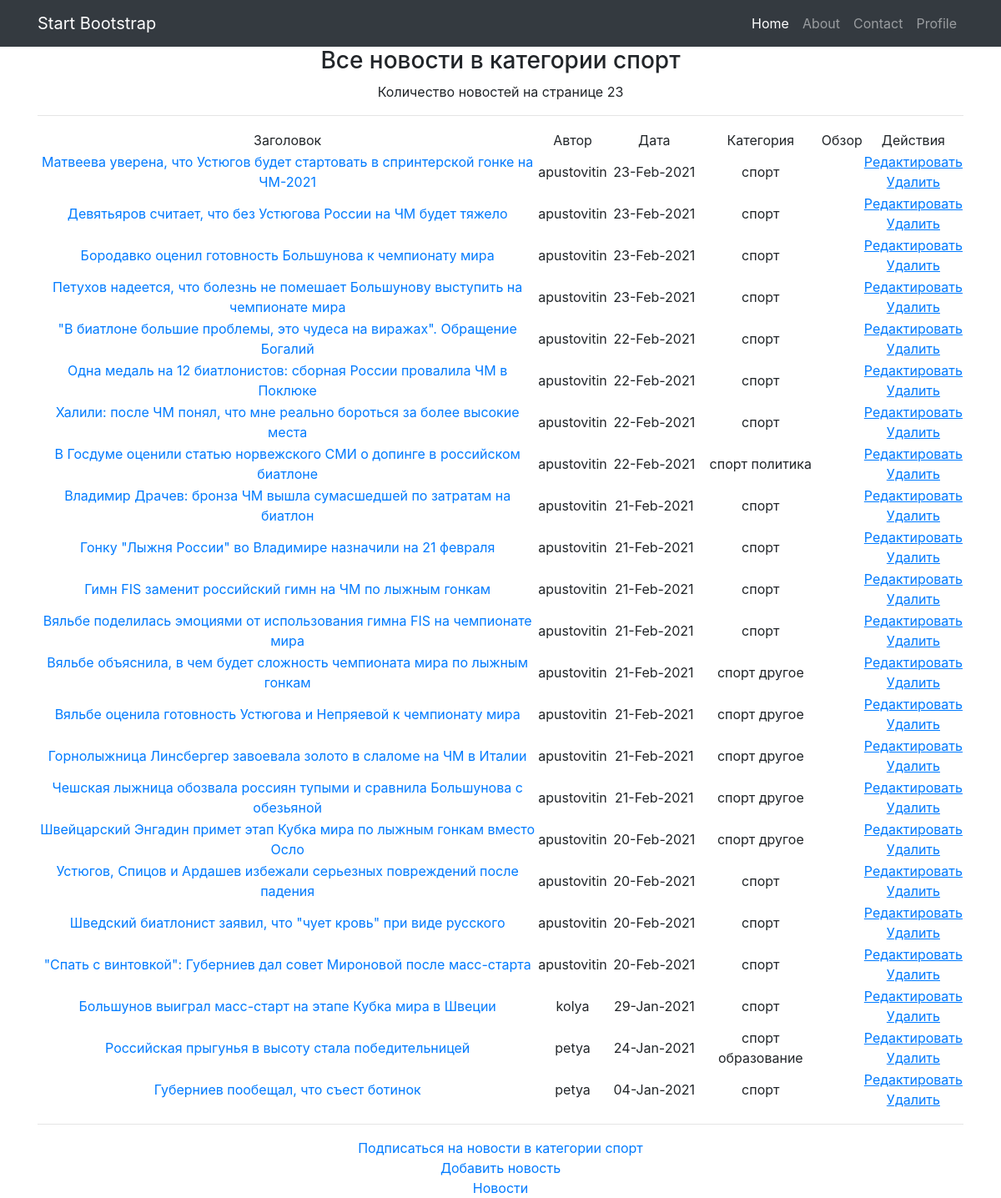
/news/SPT/, run on the app's committed database.
### news/models.py (models this page shows, shortened)
class Post(models.Model):
    article = 'AT'
    news = 'NW'
    TYPES = [(article, 'статья'), (news, 'новость')]
    author = models.ForeignKey('accounts.Author', on_delete=models.CASCADE)
    type = models.CharField(max_length=2, choices=TYPES, default=news)
    creation_datetime = models.DateTimeField(auto_now_add=True)
    category = models.ManyToManyField(Category, through='PostCategory')
    title = models.CharField(max_length=255)
    content = models.TextField()
    rating = models.IntegerField(default=0)
    def get_categories(self):
        categories = []
        for post_category_obj in PostCategory.objects.filter(post=self):
            categories += [post_category_obj.category.get_category_label_list()]
        return categories

### accounts/models.py (models this page shows, shortened)
class Author(models.Model):
    user = models.OneToOneField(User, on_delete=models.CASCADE)
    rating = models.IntegerField(default=0)

### news/views.py (the view)
# urls.py: path('<str:post_category>/', cache_page(60*5)(CategorizedNewsList.as_view()), name='categorized_news'),
class CategorizedNewsList(ListView):
    model = Post
    template_name = 'categorized_news.html'
    def get_context_data(self, **kwargs):
        context = super().get_context_data(**kwargs)
        post_category = self.kwargs.get('post_category')
        category_label_list = Category.objects.get(post_category=post_category).get_category_label_list()
        context['post_category'] = category_label_list[0]
        context['category_label'] = category_label_list[1]
        user = self.request.user
        if user.is_anonymous:
            context['is_subscribtion'] = False
        else:
            context['is_subscribtion'] =\
                CategorySubscribers.objects.filter(category__post_category=post_category, user=user).exists()
        context['categorized_news'] = \
            Post.objects.filter(type='NW', category__post_category=post_category).order_by('-creation_datetime')
        return context

### news/models.py (called while the page is built)
    def get_category_label_list(self):
        for category in self.CATEGORIES:
            if category[0] == self.post_category:
                return category

### news/templatetags/custom_filters.py (called while the page is built)
@register.filter(name='profanity')
def profanity(text):
    pf_filter = ProfanityFilter(languages=['ru', 'en'])
    return pf_filter.censor(text)

### templates/categorized_news.html (shortened to what this page needs)
{% extends 'flatpages/default.html' %}
{% load custom_filters %}
{% block content %}
    <h3>Все новости в категории {{ category_label }}</h3>
    <p1>Количество новостей на странице {{ categorized_news|length }}</p1>
    <hr>
    {% if categorized_news %}
        <table>
            <tr>
                <td>
                    Заголовок
                </td>
                <td>
                    Автор
                </td>
                <td width="10%">
                    Дата
                </td>
                <td>
                    Категория
                </td>
                <td>
                    Обзор
                </td>
                <td>
                    Действия
                </td>
            </tr>
        {% for o_news in categorized_news %}
            <tr>
                <td>
                    <a href="{% url 'one_news' o_news.id %}">{{ o_news.title }}</a>
                </td>
                <td>
                    {{ o_news.author.user }}
                </td>
                <td  width="10%">
                    {{ o_news.creation_datetime|date:'d-M-Y' }}
                </td>
                <td>
                    {% for category_label_list in o_news.get_categories %}
                        {{ category_label_list.1 }}
                    {% endfor %}
                </td>
                <td>
                </td>
                <td>
                    <a href="{% url 'news_update' o_news.id %}"><u>Редактировать</u></a>
                    <br />
                    <a href="{% url 'news_delete' o_news.id %}"><u> Удалить </u></a>
                </td>
            </tr>
        {% endfor %}
        </table>
    <hr>
    {% if is_subscribtion %}
        <a href="{% url 'unsubscribe_category' post_category %}">
            Отписаться от новостей в категории {{ category_label }}
        </a>
        <br>
    {% else %}
        <a href="{% url 'subscribe_category' post_category %}">
            Подписаться на новости в категории {{ category_label }}
        </a>
        <br>
    {% endif %}
    <a href="{% url 'news_add' %}">Добавить новость</a>
    <br>
    <a href="/news/">    Новости</a>
    {% else %}
        <h2>Новостей в категории {{ category_label }} нет!</h2>
    {% endif %}
{% endblock content %}

### data on the page
Post: title "Матвеева уверена, что Устюгов будет стартовать в спринтерской гонке на ЧМ-2021", author.user "apustovitin", creation_datetime "23-Feb-2021", category_label_list "спорт"
Post: title "Девятьяров считает, что без Устюгова России на ЧМ будет тяжело", author.user "apustovitin", creation_datetime "23-Feb-2021", category_label_list "спорт"
Post: title "Бородавко оценил готовность Большунова к чемпионату мира", author.user "apustovitin", creation_datetime "23-Feb-2021", category_label_list "спорт"
Post: title "Петухов надеется, что болезнь не помешает Большунову выступить на чемпионате мира", author.user "apustovitin", creation_datetime "23-Feb-2021", category_label_list "спорт"
Post: title "\"В биатлоне большие проблемы, это чудеса на виражах\". Обращение Богалий", author.user "apustovitin", creation_datetime "22-Feb-2021", category_label_list "спорт"
Post: title "Одна медаль на 12 биатлонистов: сборная России провалила ЧМ в Поклюке", author.user "apustovitin", creation_datetime "22-Feb-2021", category_label_list "спорт"
Post: title "Халили: после ЧМ понял, что мне реально бороться за более высокие места", author.user "apustovitin", creation_datetime "22-Feb-2021", category_label_list "спорт"
Post: title "В Госдуме оценили статью норвежского СМИ о допинге в российском биатлоне", author.user "apustovitin", creation_datetime "22-Feb-2021", category_label_list "спорт" "политика"
Post: title "Владимир Драчев: бронза ЧМ вышла сумасшедшей по затратам на биатлон", author.user "apustovitin", creation_datetime "21-Feb-2021", category_label_list "спорт"
Post: title "Гонку \"Лыжня России\" во Владимире назначили на 21 февраля", author.user "apustovitin", creation_datetime "21-Feb-2021", category_label_list "спорт"
Post: title "Гимн FIS заменит российский гимн на ЧМ по лыжным гонкам", author.user "apustovitin", creation_datetime "21-Feb-2021", category_label_list "спорт"
Post: title "Вяльбе поделилась эмоциями от использования гимна FIS на чемпионате мира", author.user "apustovitin", creation_datetime "21-Feb-2021", category_label_list "спорт"
Post: title "Вяльбе объяснила, в чем будет сложность чемпионата мира по лыжным гонкам", author.user "apustovitin", creation_datetime "21-Feb-2021", category_label_list "спорт" "другое"
Post: title "Вяльбе оценила готовность Устюгова и Непряевой к чемпионату мира", author.user "apustovitin", creation_datetime "21-Feb-2021", category_label_list "спорт" "другое"
Post: title "Горнолыжница Линсбергер завоевала золото в слаломе на ЧМ в Италии", author.user "apustovitin", creation_datetime "21-Feb-2021", category_label_list "спорт" "другое"
Post: title "Чешская лыжница обозвала россиян тупыми и сравнила Большунова с обезьяной", author.user "apustovitin", creation_datetime "21-Feb-2021", category_label_list "спорт" "другое"
Post: title "Швейцарский Энгадин примет этап Кубка мира по лыжным гонкам вместо Осло", author.user "apustovitin", creation_datetime "20-Feb-2021", category_label_list "спорт" "другое"
Post: title "Устюгов, Спицов и Ардашев избежали серьезных повреждений после падения", author.user "apustovitin", creation_datetime "20-Feb-2021", category_label_list "спорт"
Post: title "Шведский биатлонист заявил, что \"чует кровь\" при виде русского", author.user "apustovitin", creation_datetime "20-Feb-2021", category_label_list "спорт"
Post: title "\"Спать с винтовкой\": Губерниев дал совет Мироновой после масс-старта", author.user "apustovitin", creation_datetime "20-Feb-2021", category_label_list "спорт"
Post: title "Большунов выиграл масс-старт на этапе Кубка мира в Швеции", author.user "kolya", creation_datetime "29-Jan-2021", category_label_list "спорт"
Post: title "Российская прыгунья в высоту стала победительницей", author.user "petya", creation_datetime "24-Jan-2021", category_label_list "спорт" "образование"
Post: title "Губерниев пообещал, что съест ботинок", author.user "petya", creation_datetime "04-Jan-2021", category_label_list "спорт"

### other printed values
{{ category_label }} "спорт"
{{ categorized_news|length }} "23"
